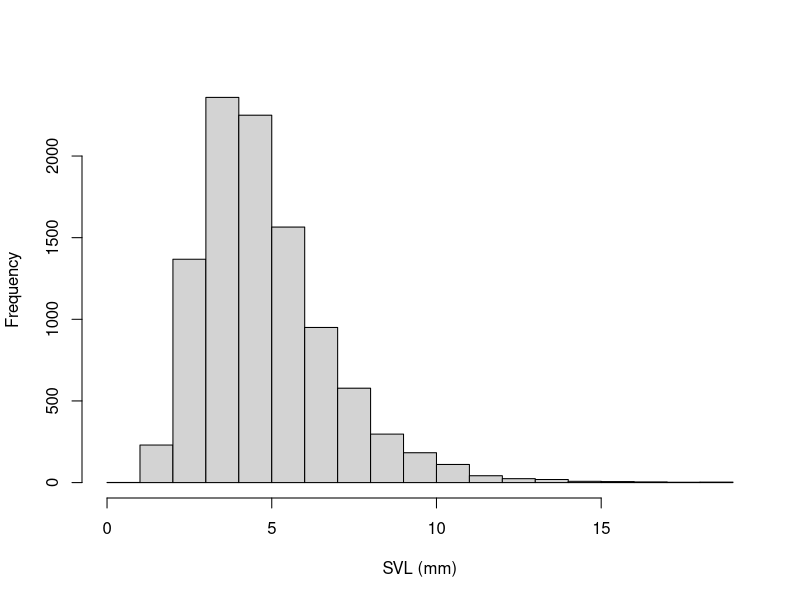
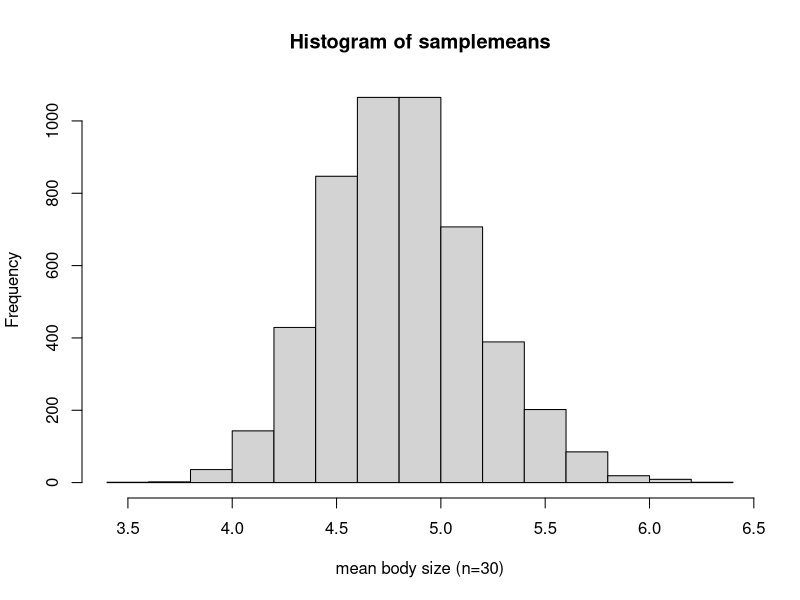
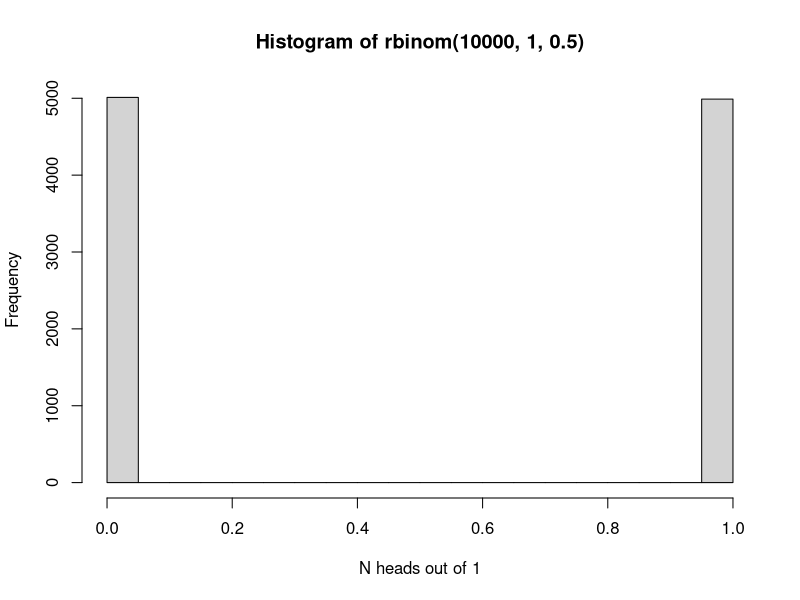
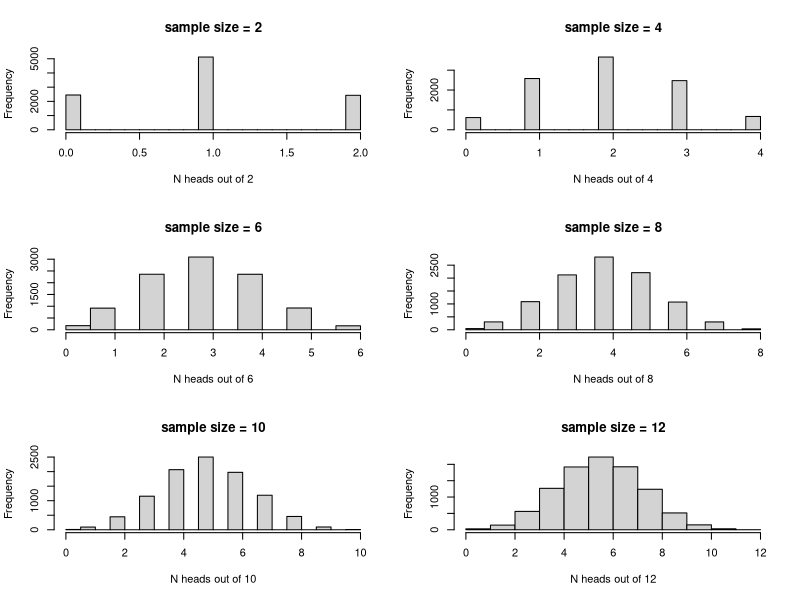
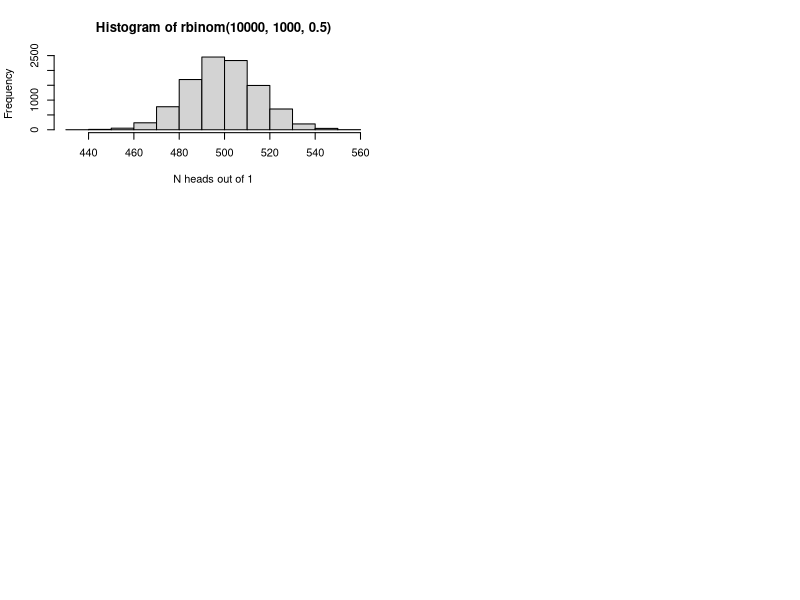
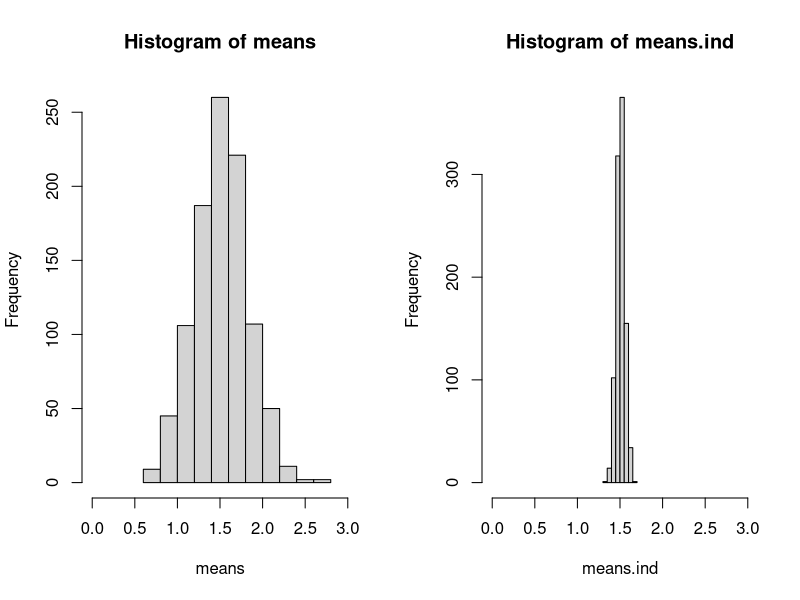
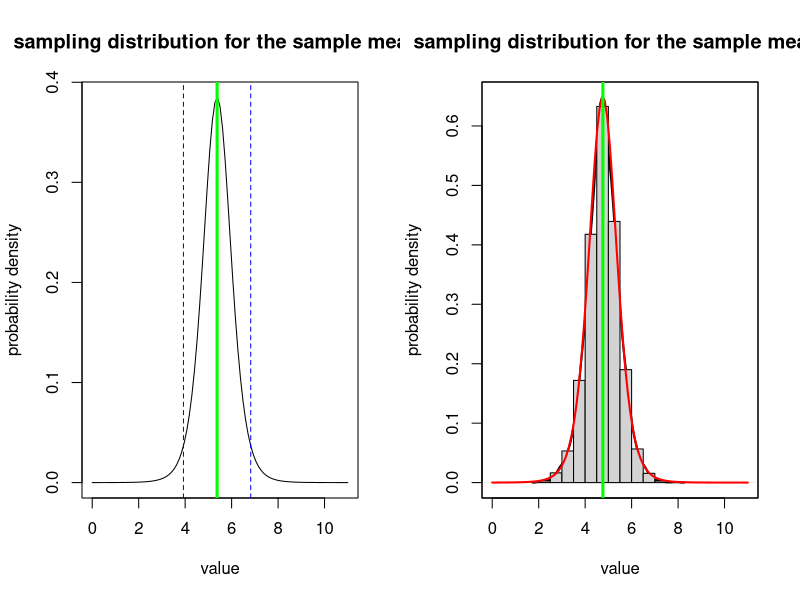
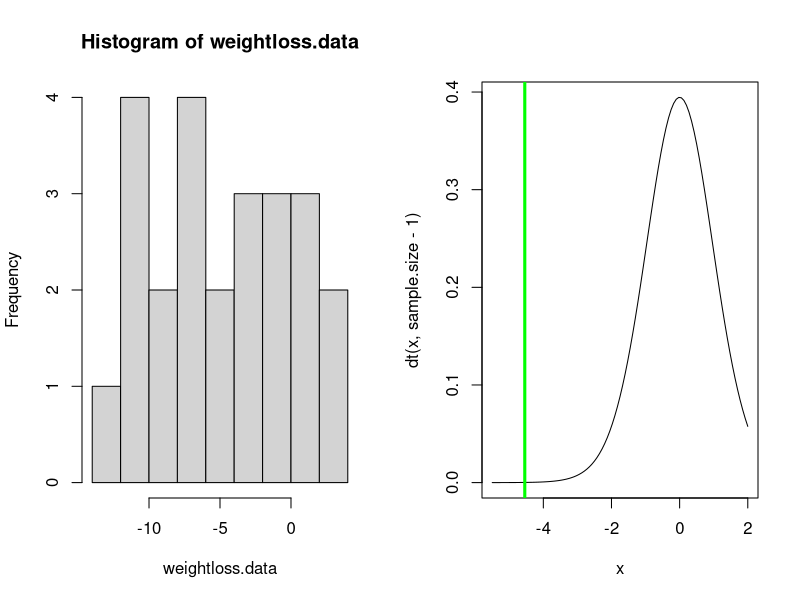

The R script that drew these images, in order:

############################################################
####                                                    ####  
####  NRES 710, Lecture 1                               ####
####                                                    ####
####  Kevin Shoemaker and Ben Sullivan                  #### 
####  University of Nevada, Reno                        ####
####                                                    #### 
############################################################


############################################################
####  Basic Concepts of Probability and statistics      ####
############################################################



#### ALL FROGS IN CA

allfrogs.bodysize <- rlnorm(10000,1.5,0.4)        # statistical 'population'
hist(allfrogs.bodysize,main="",xlab="SVL (mm)")   # plot out histogram

truemean_SVL <- mean(allfrogs.bodysize)           # the 'parameter'
truemean_SVL 


mysample <- sample(allfrogs.bodysize,10)    # take sample of size 10 (10 frogs measured)
mean(mysample)   # compute the sample mean



mysample <- sample(allfrogs.bodysize,20)    # take sample of size 20 (20 frogs measured)
mean(mysample)   # compute the sample mean



lotsofsamples <- list()

for(s in 1:5000){
  lotsofsamples[[paste0("sample",s)]] <- sample(allfrogs.bodysize,30)    # take sample of size 30 (20 frogs measured)
}

lotsofsamples$sample1
lotsofsamples$sample99
lotsofsamples$sample732


samplemeans <- sapply(lotsofsamples,mean)

hist(samplemeans,xlab="mean body size (n=30)")


hist(rbinom(10000,1,.5),xlab="N heads out of 1")

par(mfrow=c(3,2))
for(i in seq(2,12,2)){
   hist(rbinom(10000,i,.5),main=paste0("sample size = ",i),xlab=sprintf("N heads out of %s",i)) 
}


hist(rbinom(10000,1000,.5),xlab="N heads out of 1")


# pseudoreplication demonstration

meansize.allfrogs <- 1.5    # population mean 
sdsize.allfrogs <- 0.5     # population sd
sdsize.amongpond <- 0.44   # standard deviation among ponds 

nponds <- 5000   # total number of ponds in the population
nfrogs.perpond <- 1000    # 1000 frogs in each pond



pondmeans <- rnorm(nponds,meansize.allfrogs,sdsize.amongpond)
 # hist(pondmeans)
allfrogs <- sapply(pondmeans, function(t) rnorm(nfrogs.perpond,t,sqrt(sdsize.allfrogs^2-sdsize.amongpond^2)) )
rownames(allfrogs) <- paste0("frog",1:(nfrogs.perpond))
colnames(allfrogs) <- paste0("pond",1:nponds)

  # confirm that population mean and standard deviation are as specified
sd(allfrogs)
mean(allfrogs)


nponds.sampled <- 2
nsamp.perpond <- 50 

ponds.sampled <- sample(1:nponds,nponds.sampled)
frogs.sampled <- replicate(nponds.sampled,sample(1:nfrogs.perpond,nsamp.perpond))

thissamp <- sapply(1:nponds.sampled,function(t) allfrogs[frogs.sampled[,t],ponds.sampled[t]])
rownames(thissamp) <- paste0("frog",1:(nsamp.perpond))
colnames(thissamp) <- paste0("pond",1:nponds.sampled)

head(thissamp)


test <- t.test(as.vector(thissamp),mu=1.5,alternative="greater")
test


means <- numeric(1000)
means.ind <- numeric(1000)

ttest <- numeric(1000)
ttest.ind <- numeric(1000)

for(scenario in 1:1000){
  ponds.sampled <- sample(1:nponds,nponds.sampled)
  frogs.sampled <- replicate(nponds.sampled,sample(1:nfrogs.perpond,nsamp.perpond))
  
  thissamp <- sapply(1:nponds.sampled,function(t) allfrogs[frogs.sampled[,t],ponds.sampled[t]])
  thissamp.ind <- matrix(sample(allfrogs,nsamp.perpond*nponds.sampled),ncol=nponds.sampled)
  
  means[scenario] <- mean(thissamp)
  means.ind[scenario] <- mean(thissamp.ind)
  
  test <- t.test(as.vector(thissamp),mu=1.5,alternative="greater")
  test.ind <- t.test(as.vector(thissamp.ind),mu=1.5,alternative="greater")
  
  ttest[scenario] <- test$p.value
  ttest.ind[scenario] <- test.ind$p.value
  
}




layout(matrix(1:2,nrow=1))
hist(means,xlim=c(0,3))
hist(means.ind,xlim=c(0,3))

length(which(ttest<0.05))/1000

length(which(ttest.ind<0.05))/1000


#######
# Sampling distribution: the sample mean

mysample <- c(4.1,3.5,3.7,6.6,8.0,5.4,7.3,4.4)
mysample
n <- length(mysample)    # sample size
sample.mean <- mean(mysample)  # sample mean
sample.stdev <- sd(mysample)   # sample standard deviation (r uses denominator of n-1 by default!)
std.error <- sample.stdev/sqrt(n) 

std.error 


sampdist <- function(x){dt((x-sample.mean)/std.error,n-1)}
curve(sampdist,0,11,ylab="probability density",xlab="value",main="sampling distribution for the sample mean!")
abline(v=sample.mean,col="green",lwd=3)
confint <- c(sample.mean+std.error*qt(0.025,n-1),sample.mean+std.error*qt(0.975,n-1))
abline(v=confint,col="blue",lty=2)


#######
# Sampling distribution: the sample mean #2 (brute force simulation version)

mysample <- c(4.1,1.5,3.7,6.6,8.0,4.5,5.3,4.4)
mysample
n <- length(mysample)    # sample size
sample.mean <- mean(mysample)  # sample mean
sample.stdev <- sd(mysample)   # sample standard deviation (r uses denominator of n-1 by default!)

simulated.samples <- list()
for(s in 1:10000){
  sd1 <- sqrt(sum((sample(mysample,length(mysample)-1,replace = T)-sample.mean)^2)/(length(mysample)-2))  # account for unknown standard deviation
  simulated.samples[[paste0("sample ",s)]] <- rnorm(n,sample.mean,sd1)
}
sampling.distribution <- sapply(simulated.samples,mean)

plot(density(sampling.distribution),xlim=c(0,11),ylab="probability density",xlab="value",main="sampling distribution for the sample mean!",lwd=2)    # plot the brute-force sampling distribution
hist(sampling.distribution,add=T,freq=F)
par(new=T)
curve(sampdist,0,11,xlim=c(0,11),xaxt="n",yaxt="n",xlab="",ylab="",col="red",lwd=2)  # official sampling distribution
abline(v=sample.mean,col="green",lwd=3)




## Paired t-test example:

weightloss.data <- c(-10.4,-11.6,3.9,1.5,-0.3,-3.5 -10.0,-6.7,-6.1,-2.4,-6.0,2.3,0.1,-4.1,-3.2, -11.3,-3.2,-9.3,-7.5,-5.7,-0.1,0.0,-9.8,1.0,-11.9)
hist(weightloss.data,breaks=7)
mean.weightloss <- mean(weightloss.data)
null.weightloss <- 0
stdev.weightloss <- sd(weightloss.data)
sample.size <- length(weightloss.data)
std.error <- stdev.weightloss/sqrt(sample.size)

t.statistic <- (mean.weightloss-null.weightloss)/std.error
t.statistic

curve(dt(x,sample.size-1),-5.5,2)
abline(v=t.statistic,col="green",lwd=3)

t.crit <- qt(0.05,sample.size-1)    # 'critical value' of the t statistic- you can reject the null if your value is more extreme than this!

p=pt(t.statistic,sample.size-1)    # p value
p    # this is the p value


####### Alternative: use R's built in t test

t.test(weightloss.data,alternative = "less")   # should get the same p=value!


### confidence interval for weight loss data

# summary(weightloss.data)
# 
# mean.weightloss    # mean weight loss
# std.error          # standard error of weight loss

curve(dt(x,sample.size),-4,4,xaxt="n",xlab="weight loss",ylab="probability density")
axis(1,at=seq(-4,4,2),labels = round(mean.weightloss+std.error*seq(-4,4,2),1) )
abline(v=0,col="blue",lwd=3)

t.crit <- qt(0.975,sample.size-1)    # for 95% confidence interval

abline(v=-1*t.crit,col="red",lty=2)
abline(v=1*t.crit,col="red",lty=2)

lower.bound <- mean.weightloss - t.crit*std.error
upper.bound <- mean.weightloss + t.crit*std.error

lower.bound

upper.bound


## Chi squared goodness-of-fit example

birthdays.bymonth <- c(40,23,33,39,28,29,45,31,22,34,44,20)
months <- c("Jan","Feb","Mar","Apr","May","Jun","Jul","Aug","Sep","Oct","Nov","Dec")
names(birthdays.bymonth) <- months

sample.size <- sum(birthdays.bymonth)
k = length(birthdays.bymonth)   # number of categories (months)
exp.birthdays.bymonth <- sample.size*rep(1/k,times=k)   # compute the expected number under the null hypothesis.

Chisq.stat <- sum((birthdays.bymonth-exp.birthdays.bymonth)^2/exp.birthdays.bymonth)
Chisq.stat


## View the summary statistic along with its sampling distribution under the null hypothesis

curve(dchisq(x,k-1),0,75)
abline(v=Chisq.stat,col="green",lwd=3)

p <- 1-pchisq(Chisq.stat,k-1)
p


### use R's built in chi squared function

chisq.test(birthdays.bymonth)     # should get the same p value!



## Z test  (Ben Sullivan example)

df <- read.csv("GSW_height.csv")
GSWheight <- df$Height
GSWheight
mean.gsw <- mean(GSWheight)
sd.gsw <- sd(GSWheight) 
sd.pop <- 4
mean.pop <- 79
n <- length(GSWheight)
s.e. <- sd.pop/sqrt(n)

null.height <- mean.pop   # null: GSW are sampled randomly from the pool of all NBA players. They are not fundamentally different!

z.statistic <- (mean.gsw-null.height)/s.e.
z.statistic

curve(dnorm(x),-3,3)    # we assume that the z statistic is normally distributed- standard normal!
abline(v=z.statistic,col="green",lwd=3)

p <- 1-pnorm(z.statistic)    # is the p value enough evidence to tell you that GSW players are taller than the NBA average??
p       

pnorm(z.statistic)


#################
# Discrete probability distributions

mean <- 5
rpois(10,mean)    # note: the random numbers sampled from this distribution have no decimal component

             # plot discrete probabilities of getting particular outcomes!
xvals <- seq(0,15,1)
probs <- dpois(xvals,lambda=mean)
names(probs) <- xvals
               
barplot(probs,ylab="Probability Mass",main="Poisson distribution (discrete)")

barplot(cumsum(probs),ylab="Cumulative Probability",main="Poisson distribution (discrete)")   # cumulative distribution

sum(probs)   # just to make sure it sums to 1!  Does it???


#########
# continuous distributions

shape1 = 0.5
shape2 = 0.5

rbeta(10,shape1,shape2)   # generate 10 random numbers from a continuous distribution

curve(dbeta(x,shape1,shape2),ylab="probability density",xlab="possibilities")   # probability density function (PDF)

curve(pbeta(x,shape1,shape2),ylab="cumulative probability",xlab="possibilities")   # cumulative distribution

integrate(f=dbeta,lower=0,upper=1,shape1=shape1,shape2=shape2)    # just to make sure it integrates to 1!!


# random number generators

rnorm(10)    # generate 10 random numbers from a standard normal distribution
rnorm(5,25,5)  # generate 5 random numbers from a normal distribution with mean=25 and sd=5
rpois(8,18)  # generate 8 random numbers from a poisson distribution with mean=18


## probability density function example 

curve(dt(x,8),-4,4,xlab="possibilities",ylab='relative probability (prob density)')


## probability mass function example 

x <- barplot(sapply(0:10,function(t) dpois(t,2)),xlab="possibilities",ylab='probability')
axis(1,at=x,labels=0:10)


## cumulative distribution function  

    # for continuous distribution
curve(pt(x,df=8),-4,4,xlab="possibilities",ylab='cumulative probability')

    # for discrete distribution
x <- barplot(sapply(0:10,function(t) ppois(t,2)),xlab="possibilities",ylab='cumulative probability')
axis(1,at=x,labels=0:10)


## quantile function  

    # for continuous distribution
curve(qt(x,df=8),0,1,xlab="cumulative probability",ylab='quantile')

    # for discrete distribution
curve(qpois(x,4),0,1,xlab="cumulative probability",ylab='quantile')


##########
# Binomial

size <- 10
prob <- 0.3
rbinom(10,size,prob)

xvals <- seq(0,size,1)
probs <- dbinom(xvals,size,prob)
names(probs) <- xvals
               
barplot(probs,ylab="Probability",main="Binomial distribution")

barplot(cumsum(probs),ylab="Cumulative Probability",main="Binomial distribution")   # cumulative distribution

sum(probs)   # just to make sure it sums to 1!  Does it???


#########
# Gaussian (normal)

mean = 7.1
stdev = 1.9

rnorm(10,mean,stdev)

curve(dnorm(x,mean,stdev),0,15)   # probability density

curve(pnorm(x,mean,stdev),0,15)   # cumulative distribution

integrate(f=dnorm,lower=-Inf,upper=Inf,mean=mean,sd=stdev)    # just to make sure it integrates to 1!!



#########
# t distribution

df = 6

rt(10,df)     # random numbers from the t distribution (not sure why you would ever want this!)

curve(dt(x,df),-4,4)   # probability density

curve(pt(x,df),-4,4)   # cumulative distribution

integrate(f=dt,lower=-Inf,upper=Inf,df=df)    # just to make sure it integrates to 1!!



#########
# Chi-squared distribution

df = 6

rchisq(10,df)     # random numbers from the chi squared distribution (not sure why you would ever want this!)

curve(dchisq(x,df),0,15)   # probability density

curve(pchisq(x,df),0,15)   # cumulative distribution

integrate(f=dchisq,lower=0,upper=Inf,df=df)    # just to make sure it integrates to 1!!
